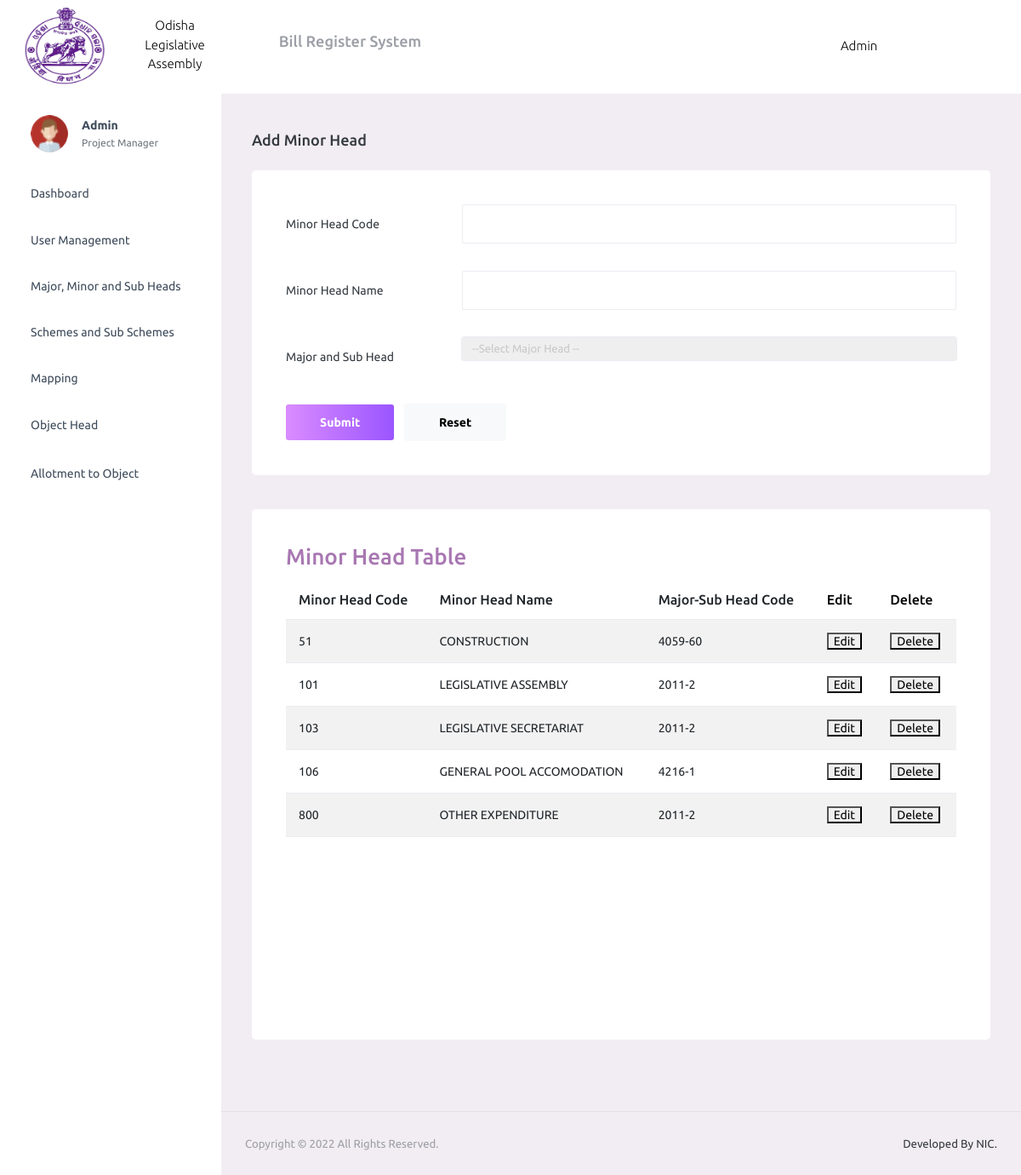
/admin1/home/minor/, run on the app's committed database.
### allotment/models.py (models this page shows, shortened)
class Minor_Head(models.Model):
    MinorHead_Code=models.IntegerField(primary_key=True)
    MinorHead_Name=models.CharField(default="",max_length=250)
    Head_Code=models.ForeignKey(Major_Sub_Head, to_field="Head_Code", on_delete=models.CASCADE)

class Major_Sub_Head(models.Model):
    Head_Code=models.IntegerField(primary_key=True)
    SubHead_Code=models.IntegerField(default=0)
    Head_Name=models.CharField(default="",max_length=250)
    SubHead_Name=models.CharField(default="",max_length=250)
    def __str__(self):
        return str(self.Head_Code)+"-"+str(self.SubHead_Code)

### allotment/views.py (the view)
# urls.py: path('admin1/home/minor/', views.adminMinor, name="minor"),
def adminMinor(request):
    if request.method=='POST':
        print(request.POST)
        newentry=Minor_Head(MinorHead_Code=request.POST.get('minorCode'),
        MinorHead_Name=request.POST.get('minorName'),
        Head_Code=Major_Sub_Head.objects.get(pk=request.POST.get('head')))
        newentry.save()
        return redirect('minor')
    else:
        headCodes=Major_Sub_Head.objects.all()
        print(headCodes[0])
        print(headCodes[0].Head_Code)
        minors=Minor_Head.objects.all()
        return render(request,'admin/adminMinor.html',{'headCodes':headCodes,'minors':minors})

### allotment/templates/admin/adminMinor.html (shortened to what this page needs)
{% extends 'admin/adminBase.html' %}
{% block content %}
<div class="page-header">
  <h3 class="page-title">Add Minor Head</h3>
</div>
<div class="row">
    <div class="col-md-12 grid-margin stretch-card bil">
      <div class="card">
        <div class="card-body">
          <form class="forms-sample" method="POST">
            <div class="form-group row">
              <label for="exampleInputUsername2" class="col-sm-3 col-form-label">Minor Head Code</label>
              <div class="col-sm-9">
                <input type="number" class="form-control" name="minorCode" id="exampleInputUsername2" placeholder="">
              </div>
            </div>
            <div class="form-group row">
              <label for="exampleInputEmail2" class="col-sm-3 col-form-label">Minor Head Name</label>
              <div class="col-sm-9">
                <input type="text" class="form-control" name="minorName" id="exampleInputEmail2" placeholder="">
              </div>
            </div>
            <div class="form-group row">
              <label for="exampleInputEmail2" class="col-sm-3 col-form-label">Major and Sub Head</label>
              <div class="col-sm-9">
                <select type="text" class="form-control"  name="head">
                  <option disabled selected>--Select Major Head --</option>
                </select>
              </div>
            </div>
            <button type="submit" class="btn btn-gradient-primary me-2">Submit</button>
            <button type="reset" class="btn btn-light">Reset</button>
          </form>
        </div>
      </div>
    </div>
</div>
<div class="row">
  <div class="col-lg-12 grid-margin stretch-card bil">
    <div class="card">
      <div class="card-body">
        <h4 class="card-title">Minor Head Table</h4>
        <div class="mbill">
          <table class="table table-striped">
            <thead>
              <tr>
                <th> Minor Head Code</th>
                <th> Minor Head Name</th>
                <th> Major-Sub Head Code</th>
                <th> <a href="#" >Edit</a> </th>
                <th> <a href="#" >Delete</a> </th>
              </tr>
            </thead>
            <tbody>
              {% for minor in minors %}
              <tr>
                <td>{{minor.MinorHead_Code}}</td>
                <td>{{minor.MinorHead_Name}}</td>
                <td>{{minor.Head_Code}}</td>
                <td><button>Edit</button></td>
                <td><button>Delete</button></td>
              </tr>
              {% endfor %}
            </tbody>
          </table>
        </div>
     </div>
    </div>
  </div>
</div>
{% endblock %}

### data on the page
Minor_Head: MinorHead_Code "51", MinorHead_Name "CONSTRUCTION", Head_Code "4059-60"
Minor_Head: MinorHead_Code "101", MinorHead_Name "LEGISLATIVE ASSEMBLY", Head_Code "2011-2"
Minor_Head: MinorHead_Code "103", MinorHead_Name "LEGISLATIVE SECRETARIAT", Head_Code "2011-2"
Minor_Head: MinorHead_Code "106", MinorHead_Name "GENERAL POOL ACCOMODATION", Head_Code "4216-1"
Minor_Head: MinorHead_Code "800", MinorHead_Name "OTHER EXPENDITURE", Head_Code "2011-2"
